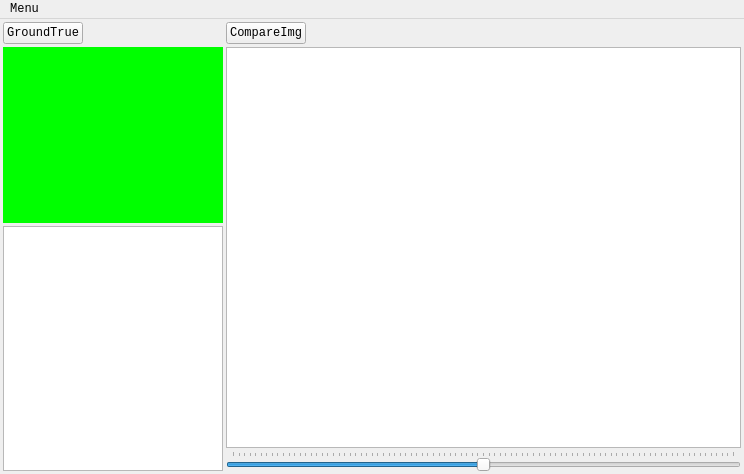
<?xml version="1.0" encoding="UTF-8"?>
<ui version="4.0">
 <class>MainWindow</class>
 <widget class="QMainWindow" name="MainWindow">
  <property name="geometry">
   <rect>
    <x>0</x>
    <y>0</y>
    <width>744</width>
    <height>474</height>
   </rect>
  </property>
  <property name="acceptDrops">
   <bool>true</bool>
  </property>
  <property name="windowTitle">
   <string>MainWindow</string>
  </property>
  <widget class="QWidget" name="centralwidget">
   <layout class="QGridLayout" name="gridLayout" columnstretch="1,5">
    <property name="leftMargin">
     <number>3</number>
    </property>
    <property name="topMargin">
     <number>3</number>
    </property>
    <property name="rightMargin">
     <number>3</number>
    </property>
    <property name="bottomMargin">
     <number>3</number>
    </property>
    <property name="spacing">
     <number>3</number>
    </property>
    <item row="0" column="0">
     <layout class="QVBoxLayout" name="verticalLayout">
      <item>
       <layout class="QHBoxLayout" name="horizontalLayout">
        <item>
         <widget class="QPushButton" name="BTN_OpenGT">
          <property name="font">
           <font>
            <family>Consolas</family>
           </font>
          </property>
          <property name="text">
           <string>GroundTrue</string>
          </property>
         </widget>
        </item>
        <item>
         <spacer name="horizontalSpacer_5">
          <property name="font">
           <font>
            <family>Consolas</family>
           </font>
          </property>
          <property name="orientation">
           <enum>Qt::Horizontal</enum>
          </property>
          <property name="sizeHint" stdset="0">
           <size>
            <width>40</width>
            <height>20</height>
           </size>
          </property>
         </spacer>
        </item>
        <item>
         <widget class="QLabel" name="LBL_GroundTrueName">
          <property name="font">
           <font>
            <family>Consolas</family>
           </font>
          </property>
          <property name="text">
           <string/>
          </property>
         </widget>
        </item>
        <item>
         <spacer name="horizontalSpacer">
          <property name="font">
           <font>
            <family>Consolas</family>
           </font>
          </property>
          <property name="orientation">
           <enum>Qt::Horizontal</enum>
          </property>
          <property name="sizeHint" stdset="0">
           <size>
            <width>40</width>
            <height>20</height>
           </size>
          </property>
         </spacer>
        </item>
       </layout>
      </item>
      <item>
       <layout class="QHBoxLayout" name="horizontalLayout_3">
        <item>
         <spacer name="horizontalSpacer_3">
          <property name="font">
           <font>
            <family>Consolas</family>
           </font>
          </property>
          <property name="orientation">
           <enum>Qt::Horizontal</enum>
          </property>
          <property name="sizeHint" stdset="0">
           <size>
            <width>40</width>
            <height>20</height>
           </size>
          </property>
         </spacer>
        </item>
        <item>
         <widget class="QLabel" name="LBL_GroundTruePic">
          <property name="sizePolicy">
           <sizepolicy hsizetype="Fixed" vsizetype="Fixed">
            <horstretch>0</horstretch>
            <verstretch>0</verstretch>
           </sizepolicy>
          </property>
          <property name="minimumSize">
           <size>
            <width>220</width>
            <height>176</height>
           </size>
          </property>
          <property name="maximumSize">
           <size>
            <width>220</width>
            <height>176</height>
           </size>
          </property>
          <property name="font">
           <font>
            <family>Consolas</family>
           </font>
          </property>
          <property name="acceptDrops">
           <bool>false</bool>
          </property>
          <property name="styleSheet">
           <string notr="true">background-color: rgb(0, 255, 0);</string>
          </property>
          <property name="text">
           <string/>
          </property>
          <property name="scaledContents">
           <bool>true</bool>
          </property>
         </widget>
        </item>
        <item>
         <spacer name="horizontalSpacer_4">
          <property name="font">
           <font>
            <family>Consolas</family>
           </font>
          </property>
          <property name="orientation">
           <enum>Qt::Horizontal</enum>
          </property>
          <property name="sizeHint" stdset="0">
           <size>
            <width>40</width>
            <height>20</height>
           </size>
          </property>
         </spacer>
        </item>
       </layout>
      </item>
      <item>
       <widget class="QPlainTextEdit" name="PTE_Detail">
        <property name="font">
         <font>
          <family>Consolas</family>
          <pointsize>12</pointsize>
         </font>
        </property>
        <property name="acceptDrops">
         <bool>false</bool>
        </property>
        <property name="readOnly">
         <bool>true</bool>
        </property>
       </widget>
      </item>
     </layout>
    </item>
    <item row="0" column="1">
     <layout class="QVBoxLayout" name="verticalLayout_2">
      <item>
       <layout class="QHBoxLayout" name="horizontalLayout_2">
        <item>
         <widget class="QPushButton" name="BTN_OpenCI">
          <property name="font">
           <font>
            <family>Consolas</family>
           </font>
          </property>
          <property name="text">
           <string>CompareImg</string>
          </property>
         </widget>
        </item>
        <item>
         <spacer name="horizontalSpacer_6">
          <property name="font">
           <font>
            <family>Consolas</family>
           </font>
          </property>
          <property name="orientation">
           <enum>Qt::Horizontal</enum>
          </property>
          <property name="sizeHint" stdset="0">
           <size>
            <width>40</width>
            <height>20</height>
           </size>
          </property>
         </spacer>
        </item>
        <item>
         <widget class="QLabel" name="LBL_CompareImgName">
          <property name="font">
           <font>
            <family>Consolas</family>
           </font>
          </property>
          <property name="text">
           <string/>
          </property>
         </widget>
        </item>
        <item>
         <spacer name="horizontalSpacer_2">
          <property name="font">
           <font>
            <family>Consolas</family>
           </font>
          </property>
          <property name="orientation">
           <enum>Qt::Horizontal</enum>
          </property>
          <property name="sizeHint" stdset="0">
           <size>
            <width>40</width>
            <height>20</height>
           </size>
          </property>
         </spacer>
        </item>
       </layout>
      </item>
      <item>
       <widget class="LeeGraphicsView" name="graphicsView">
        <property name="font">
         <font>
          <family>Consolas</family>
         </font>
        </property>
       </widget>
      </item>
      <item>
       <widget class="QSlider" name="HS_Rotation">
        <property name="font">
         <font>
          <family>Consolas</family>
         </font>
        </property>
        <property name="minimum">
         <number>-45</number>
        </property>
        <property name="maximum">
         <number>45</number>
        </property>
        <property name="singleStep">
         <number>1</number>
        </property>
        <property name="pageStep">
         <number>10</number>
        </property>
        <property name="orientation">
         <enum>Qt::Horizontal</enum>
        </property>
        <property name="invertedAppearance">
         <bool>false</bool>
        </property>
        <property name="tickPosition">
         <enum>QSlider::TicksAbove</enum>
        </property>
       </widget>
      </item>
     </layout>
    </item>
   </layout>
  </widget>
  <widget class="QMenuBar" name="menuBar">
   <property name="geometry">
    <rect>
     <x>0</x>
     <y>0</y>
     <width>744</width>
     <height>21</height>
    </rect>
   </property>
   <property name="font">
    <font>
     <family>Consolas</family>
    </font>
   </property>
   <widget class="QMenu" name="menuSettings">
    <property name="font">
     <font>
      <family>Consolas</family>
     </font>
    </property>
    <property name="title">
     <string>Menu</string>
    </property>
    <addaction name="AC_EnableImshow"/>
    <addaction name="AC_EnableAutoRotate"/>
    <addaction name="separator"/>
    <addaction name="AC_BatchTest"/>
   </widget>
   <addaction name="menuSettings"/>
  </widget>
  <action name="AC_EnableImshow">
   <property name="checkable">
    <bool>true</bool>
   </property>
   <property name="text">
    <string>EnableImshow</string>
   </property>
   <property name="font">
    <font>
     <family>Consolas</family>
    </font>
   </property>
  </action>
  <action name="AC_EnableAutoRotate">
   <property name="checkable">
    <bool>true</bool>
   </property>
   <property name="checked">
    <bool>true</bool>
   </property>
   <property name="text">
    <string>EnableAutoRotate</string>
   </property>
   <property name="font">
    <font>
     <family>Consolas</family>
    </font>
   </property>
  </action>
  <action name="AC_BatchTest">
   <property name="text">
    <string>BatchTest</string>
   </property>
   <property name="font">
    <font>
     <family>Consolas</family>
    </font>
   </property>
  </action>
 </widget>
 <customwidgets>
  <customwidget>
   <class>LeeGraphicsView</class>
   <extends>QGraphicsView</extends>
   <header location="global">leegraphicsview.h</header>
  </customwidget>
 </customwidgets>
 <resources/>
 <connections/>
</ui>
